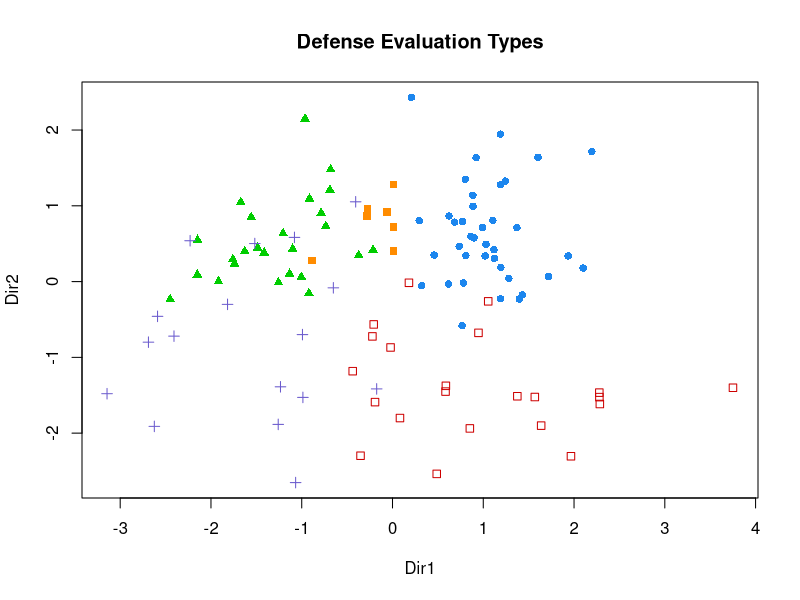
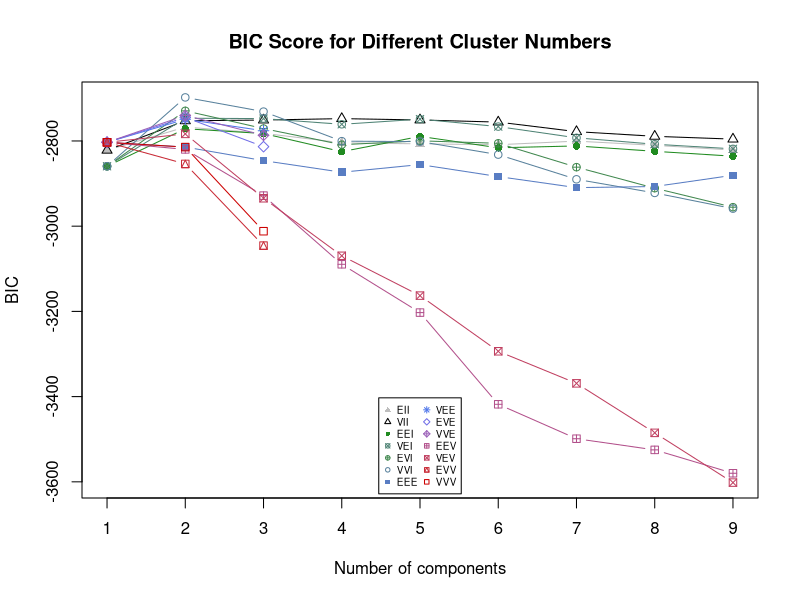
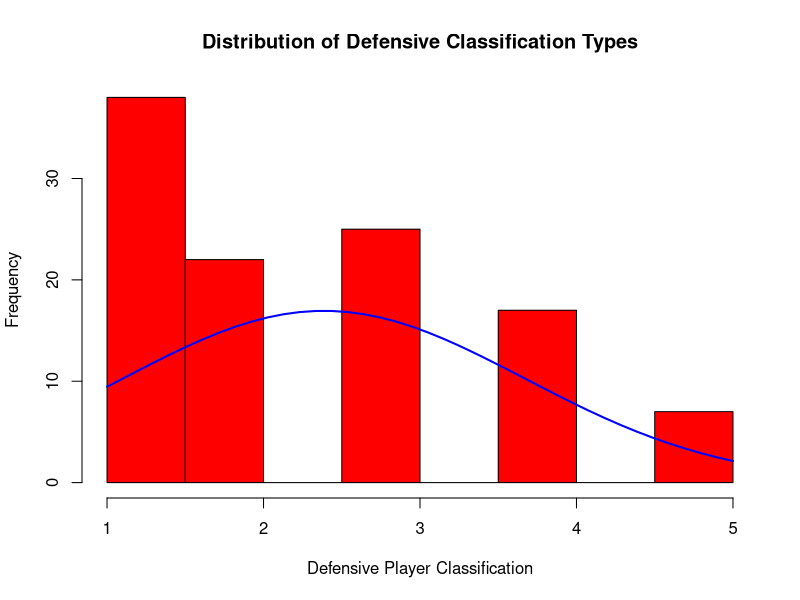

The R script that drew these images, in order:
library(mclust)
# cat("\014")  
if (getwd() == '/home/neil'){
  setwd('projects/colonel-cluster/population')  
}
# read csv and merge
zone_data = read.csv('./data/zone_shooting.csv', header=TRUE)
speed_data = read.csv('./data/speed.csv', header=TRUE)
hustle_data = read.csv('./data/hustle.csv', header=TRUE)
overall_data = read.csv('./data/overall_defense.csv', header=TRUE)
player_data = read.csv('./data/players.csv', header=TRUE)

data = merge(zone_data, speed_data, by=c('PLAYER_ID', 'PLAYER_NAME', 'TEAM_ID', 'TEAM_ABBREVIATION'))
data = merge(data, hustle_data, by=c('PLAYER_ID', 'PLAYER_NAME', 'TEAM_ID', 'TEAM_ABBREVIATION'))
data = merge(data, overall_data, by=c('PLAYER_ID', 'PLAYER_NAME', 'TEAM_ID', 'TEAM_ABBREVIATION'))
data = merge(data, player_data, by=c('PLAYER_ID', 'PLAYER_NAME', 'TEAM_ID', 'TEAM_ABBREVIATION'))

# any player that does not average ten or more minutes should be removed
data = data[data$MIN >= 10,]
data = data[data$GP >= 5,]

# subset for columns used in calculations
data = subset(data, select = c(
  'PLAYER_NAME',
  'TEAM_ABBREVIATION',
  'MIN',
  'AVG_SPEED_OFF',
  'AVG_SPEED_DEF',
  'BLK',
  'CONTESTED_SHOTS',
  'CONTESTED_SHOTS_2PT',
  'CONTESTED_SHOTS_3PT',
  'DEFLECTIONS',
  'DREB',
  'LOOSE_BALLS_RECOVERED',
  'OPP_FGA_RA',
  'OPP_FG_PCT_RA',
  'OPP_FGA_NRA',
  'OPP_FG_PCT_NRA',
  'OPP_FGA_MR',
  'OPP_FG_PCT_MR',
  'OPP_FGA_LC3',
  'OPP_FG_PCT_LC3',
  'OPP_FGA_RC3',
  'OPP_FG_PCT_RC3',
  'OPP_FGA_AB3',
  'OPP_FG_PCT_AB3',
  'STL',
  'HEIGHT'
  ))

########################################
# Make time factor to normalize to per 40  min for each metric
########################################
data = transform(data, TIME_NORMAL = 40 / MIN)


########################################
# Make products of volume and percentage, then segment skills to three zones: paint, mid range, and three
########################################

data = transform(data, OPP_FGA_RA = OPP_FGA_RA*TIME_NORMAL)
data = transform(data, OPP_NRA = OPP_FGA_NRA*TIME_NORMAL)
data = transform(data, OPP_MR = OPP_FGA_MR*TIME_NORMAL)
data = transform(data, OPP_LC3 = OPP_FGA_LC3*TIME_NORMAL)
data = transform(data, OPP_RC3 = OPP_FGA_RC3*TIME_NORMAL)
data = transform(data, OPP_AB3 = OPP_FGA_AB3*TIME_NORMAL)

data = transform(data, CONTESTED_SHOTS_2PT = (CONTESTED_SHOTS_2PT*TIME_NORMAL)/(OPP_FGA_RA + OPP_FGA_NRA + OPP_MR))
data = transform(data, CONTESTED_SHOTS_3PT = (CONTESTED_SHOTS_3PT*TIME_NORMAL)/(OPP_LC3 + OPP_RC3 + OPP_AB3))
data = transform(data, DEFLECTIONS = DEFLECTIONS*TIME_NORMAL)
data = transform(data, DREB = DREB*TIME_NORMAL)
data = transform(data, STL = STL*TIME_NORMAL)
data = transform(data, BLK = BLK*TIME_NORMAL)
data = transform(data, BLK_PER_SHOT = BLK/(OPP_FGA_RA + OPP_FGA_NRA + OPP_MR + OPP_LC3 + OPP_RC3 + OPP_AB3))
data = transform(data, LOOSE_BALLS_RECOVERED = LOOSE_BALLS_RECOVERED*TIME_NORMAL)

data = transform(data, OPP_PAINT = (OPP_NRA + OPP_NRA)/2)
data = transform(data, OPP_CORNER_THREE = (OPP_LC3 + OPP_RC3)/2)
data = transform(data, OPP_ABOVE_KEY = OPP_AB3)
data = transform(data, OPP_MR = (OPP_MR + OPP_NRA)/2)


data = subset(data, select = c(
  'PLAYER_NAME',
  'TEAM_ABBREVIATION',
  'CONTESTED_SHOTS_2PT',
  'CONTESTED_SHOTS_3PT',
  'DEFLECTIONS',
  'BLK_PER_SHOT',
  'DREB',
  'STL',
  'BLK',
  'LOOSE_BALLS_RECOVERED',
  'AVG_SPEED_DEF',
  'HEIGHT'
))

data[mapply(is.infinite, data)] = 0 
data = na.omit(data)

write.csv(data, './data/cluster_metrics.csv', row.names = FALSE, quote = FALSE)

names = data['PLAYER_NAME']
data$PLAYER_NAME = NULL

teams = data['TEAM_ABBREVIATION']
data$TEAM_ABBREVIATION = NULL

data = scale(data)

overall_data = subset(data, select = c(
  'CONTESTED_SHOTS_2PT',
  'CONTESTED_SHOTS_3PT',
  'BLK_PER_SHOT',
  'DEFLECTIONS',
  'STL',
  'LOOSE_BALLS_RECOVERED',
  'DREB',
  'AVG_SPEED_DEF',
  'HEIGHT'
))


# overall_model
data = overall_data

BIC = mclustBIC(data)
mod1 = Mclust(data, x = BIC, G=5:6)
print('############################')
print('Overall Model')
print('############################')
summary_clusters = summary(mod1, parameters = TRUE)
distribution_clusters = summary(mod1, parameters = TRUE)$pro
mean_clusters = summary(mod1, parameters = TRUE)$mean
print(summary(mod1, parameters = TRUE))
overall_data = cbind(overall_data, PLAYER_NAME = names)
overall_data = cbind(overall_data, TEAM_ABBREVIATION = teams)
overall_data = cbind(overall_data, CLUSTER = mod1$classification)

png('./plots/overall_cluster.png', width=1800,height=1300,res=300)
mod1dr = MclustDR(mod1, lambda = 1)
plot(mod1dr, what = "scatterplot")
title(main="Defense Evaluation Types", col.main="black")
dev.off()

png('./plots/overall_cluster_number.png', width=1800,height=1300,res=300)
plot(BIC, legendArgs = list(x = "bottom", cex=0.6))
title(main="BIC Score for Different Cluster Numbers", col.main="black")
dev.off()

png('./plots/distribution_of_clusters.png', width=1800,height=1300,res=300)
x <- overall_data$CLUSTER 
h<-hist(x, breaks=10, col="red", xlab="Defensive Player Classification", 
        main="Distribution of Defensive Classification Types") 
xfit<-seq(min(x),max(x),length=40) 
yfit<-dnorm(xfit,mean=mean(x),sd=sd(x)) 
yfit <- yfit*diff(h$mids[1:2])*length(x) 
lines(xfit, yfit, col="blue", lwd=2)
dev.off()

write.csv(overall_data,file='./data/overall_cluster.csv',row.names=FALSE,quote=FALSE)
write.csv(mean_clusters,file='./data/mean_cluster.csv',row.names=FALSE,quote=FALSE)
